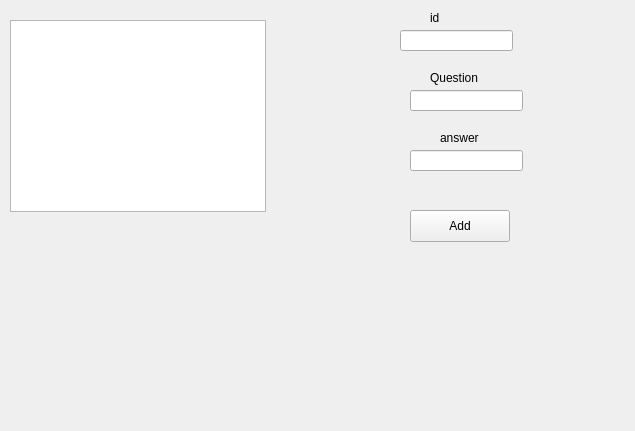
<?xml version="1.0" encoding="UTF-8"?>
<ui version="4.0">
 <class>gui</class>
 <widget class="QWidget" name="gui">
  <property name="geometry">
   <rect>
    <x>0</x>
    <y>0</y>
    <width>635</width>
    <height>431</height>
   </rect>
  </property>
  <property name="windowTitle">
   <string>gui</string>
  </property>
  <widget class="QListWidget" name="listWidget">
   <property name="geometry">
    <rect>
     <x>10</x>
     <y>20</y>
     <width>256</width>
     <height>192</height>
    </rect>
   </property>
  </widget>
  <widget class="QLineEdit" name="idLineEdit">
   <property name="geometry">
    <rect>
     <x>400</x>
     <y>30</y>
     <width>113</width>
     <height>21</height>
    </rect>
   </property>
  </widget>
  <widget class="QLineEdit" name="questionLineEdit">
   <property name="geometry">
    <rect>
     <x>410</x>
     <y>90</y>
     <width>113</width>
     <height>21</height>
    </rect>
   </property>
  </widget>
  <widget class="QLineEdit" name="answerLineEdit">
   <property name="geometry">
    <rect>
     <x>410</x>
     <y>150</y>
     <width>113</width>
     <height>21</height>
    </rect>
   </property>
  </widget>
  <widget class="QLabel" name="id">
   <property name="geometry">
    <rect>
     <x>430</x>
     <y>10</y>
     <width>58</width>
     <height>16</height>
    </rect>
   </property>
   <property name="text">
    <string>id</string>
   </property>
  </widget>
  <widget class="QLabel" name="label">
   <property name="geometry">
    <rect>
     <x>430</x>
     <y>70</y>
     <width>58</width>
     <height>16</height>
    </rect>
   </property>
   <property name="text">
    <string>Question</string>
   </property>
  </widget>
  <widget class="QLabel" name="label_2">
   <property name="geometry">
    <rect>
     <x>440</x>
     <y>130</y>
     <width>58</width>
     <height>16</height>
    </rect>
   </property>
   <property name="text">
    <string>answer</string>
   </property>
  </widget>
  <widget class="QPushButton" name="addButton">
   <property name="geometry">
    <rect>
     <x>410</x>
     <y>210</y>
     <width>100</width>
     <height>32</height>
    </rect>
   </property>
   <property name="text">
    <string>Add</string>
   </property>
  </widget>
 </widget>
 <resources/>
 <connections/>
</ui>
